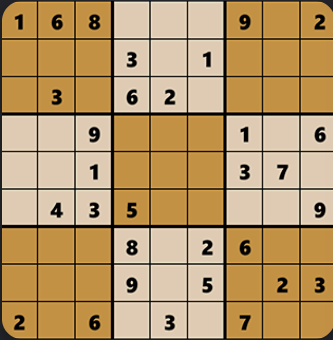
#> input picture images/puzzle_yellow.png, 333 x 340 px, found by its file name
$ python preprocess.py
#> lines starting #> are read from the running program, lines starting #| are printed output that depends on the picture; after the words box and inside, x2 and y2 are one past the last pixel; in counts of white or black regions, pixels touching at a corner belong together
import cv2
import numpy as np


def preprocess(image_path):
    # Load the image
#> called with image_path = 'images/puzzle_yellow.png'
    img = cv2.imread(image_path)
#> img is the input picture: shape (340, 333, 3); mean B, G, R 104.2, 151.5, 183

    if img is None:
        raise FileNotFoundError(f"Could not load image: {image_path}")

    # Convert to LAB color space
    lab = cv2.cvtColor(img, cv2.COLOR_BGR2LAB)
#> lab: shape (340, 333, 3); mean of channels 0, 1, 2 162.9, 134, 156.8

    # Extract the Lightness (L) channel
    l_channel, _, _ = cv2.split(lab)
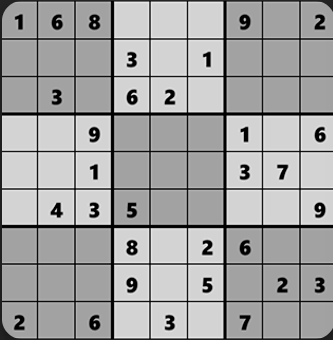
#> l_channel: shape (340, 333); min 0, max 247, mean 162.9

    # Apply Gaussian Blur to reduce noise
    blurred = cv2.GaussianBlur(l_channel, (9, 9), 1)
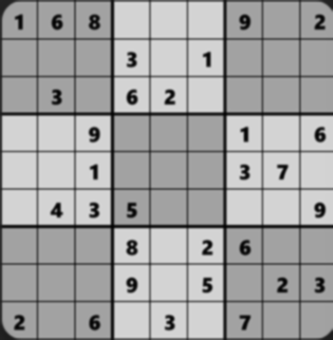
#> blurred: shape (340, 333); min 3, max 214, mean 163.1

    # Adaptive thresholding
    thresh = cv2.adaptiveThreshold(
        blurred,
        255,
        cv2.ADAPTIVE_THRESH_GAUSSIAN_C,
        cv2.THRESH_BINARY_INV,
        15,
        4
    )
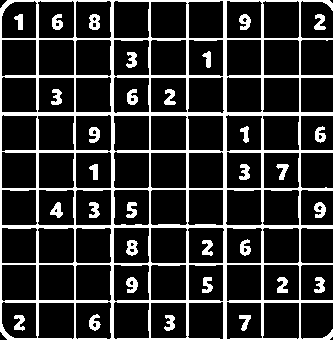
#> thresh: shape (340, 333); 18.3% white; 32 white regions, largest, box (x1, y1, x2, y2) and area: (0, 0, 333, 340) 17128, (89, 14, 100, 30) 131, (126, 240, 138, 256) 131

    # Morphological closing to connect broken grid lines
    kernel = np.ones((3, 3), np.uint8)

    thresh = cv2.morphologyEx(
        thresh,
        cv2.MORPH_CLOSE,
        kernel
    )
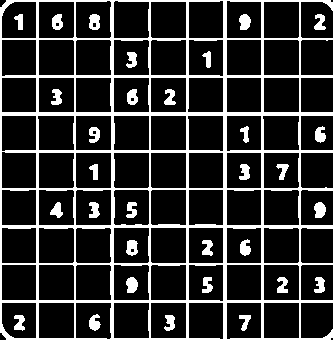
#> thresh: shape (340, 333); 18.6% white; 32 white regions, largest, box (x1, y1, x2, y2) and area: (0, 0, 333, 340) 17265, (314, 202, 326, 218) 150, (126, 277, 138, 293) 150

    return thresh


if __name__ == "__main__":

    image_path = "images/puzzle_yellow.png"

    try:
        thresh = preprocess(image_path)

        cv2.imshow("Thresholded Image", thresh)
        cv2.waitKey(0)
        cv2.destroyAllWindows()

    except Exception as e:
        print(e)
